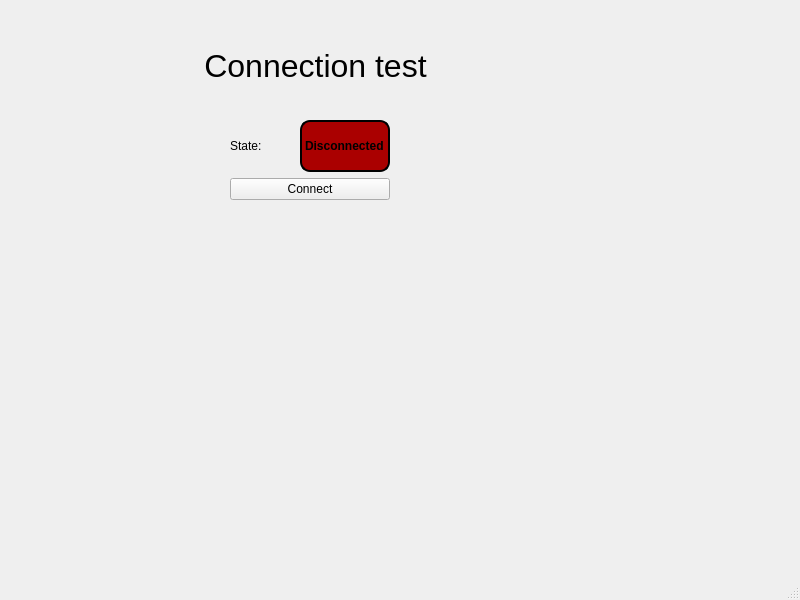
<?xml version="1.0" encoding="UTF-8"?>
<ui version="4.0">
 <class>Window</class>
 <widget class="QMainWindow" name="Window">
  <property name="geometry">
   <rect>
    <x>0</x>
    <y>0</y>
    <width>800</width>
    <height>600</height>
   </rect>
  </property>
  <property name="windowTitle">
   <string>Window</string>
  </property>
  <widget class="QWidget" name="centralwidget">
   <widget class="QLabel" name="label_3">
    <property name="geometry">
     <rect>
      <x>130</x>
      <y>30</y>
      <width>371</width>
      <height>71</height>
     </rect>
    </property>
    <property name="font">
     <font>
      <pointsize>24</pointsize>
     </font>
    </property>
    <property name="text">
     <string>Connection test</string>
    </property>
    <property name="alignment">
     <set>Qt::AlignmentFlag::AlignCenter</set>
    </property>
   </widget>
   <widget class="QWidget" name="verticalLayoutWidget">
    <property name="geometry">
     <rect>
      <x>230</x>
      <y>120</y>
      <width>160</width>
      <height>80</height>
     </rect>
    </property>
    <layout class="QVBoxLayout" name="verticalLayout">
     <item>
      <layout class="QHBoxLayout" name="horizontalLayout">
       <item>
        <widget class="QLabel" name="label">
         <property name="text">
          <string>State:</string>
         </property>
        </widget>
       </item>
       <item>
        <widget class="QLabel" name="label_2">
         <property name="font">
          <font>
           <bold>true</bold>
          </font>
         </property>
         <property name="styleSheet">
          <string notr="true">background: #aa0000;
border-radius: 10px;
border: 2px solid black;
</string>
         </property>
         <property name="text">
          <string>Disconnected</string>
         </property>
        </widget>
       </item>
      </layout>
     </item>
     <item>
      <widget class="QPushButton" name="pushButton">
       <property name="text">
        <string>Connect</string>
       </property>
      </widget>
     </item>
    </layout>
   </widget>
  </widget>
  <widget class="QMenuBar" name="menubar">
   <property name="geometry">
    <rect>
     <x>0</x>
     <y>0</y>
     <width>800</width>
     <height>23</height>
    </rect>
   </property>
  </widget>
  <widget class="QStatusBar" name="statusbar"/>
 </widget>
 <resources/>
 <connections/>
</ui>
